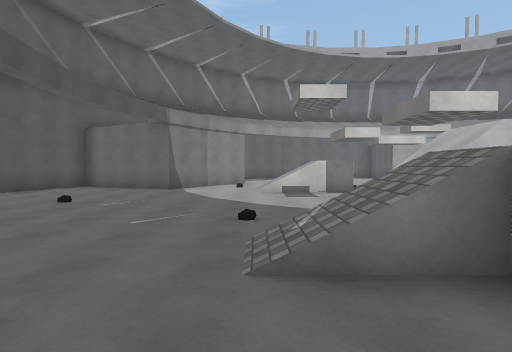
[1] (above)

20 first-person views from a walk through a scene from a Unity 3-D project. The camera is 1.5 m above the floor, tilts 2° down and sees 80° across. The floor is counted in squares, 2 m on a side. Each view is taken from the middle of a square. On the plan, view 1 faces up. The plan holds only what a view shows up to about 10 squares ahead; the rest is blank. The place goes on beyond the plan. The player is left out. Surface patterns are stand-ins for the level's own textures.

[2]
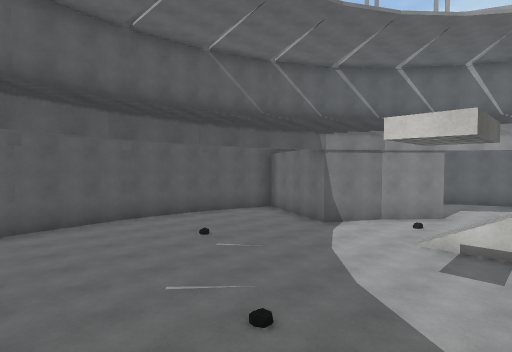

[3]
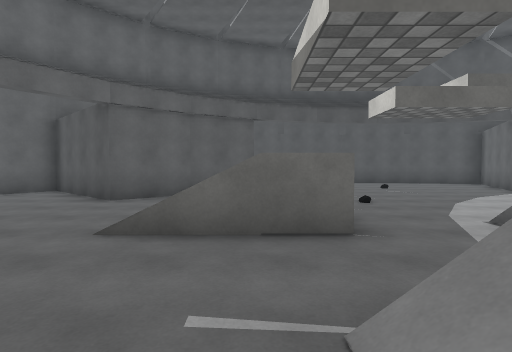

[4]
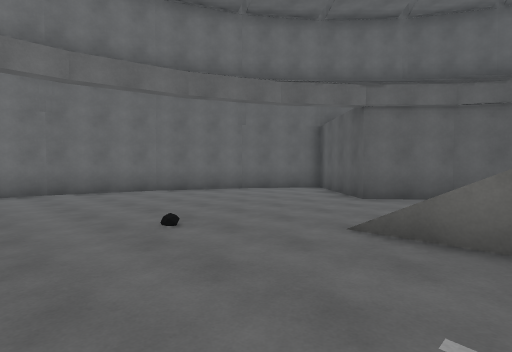

[5]
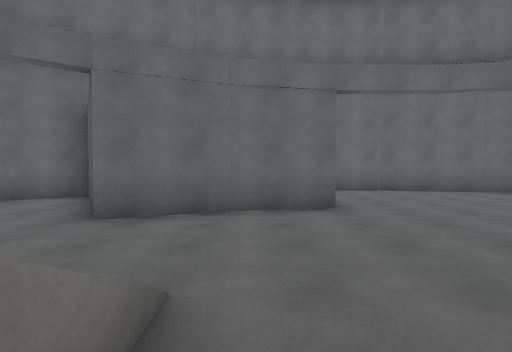

[6]
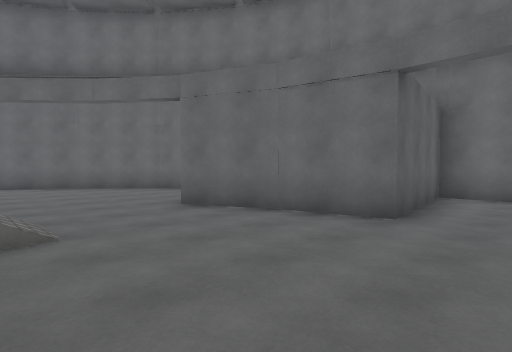

[7]
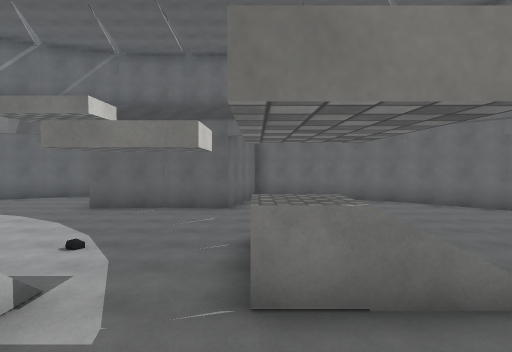

[8]
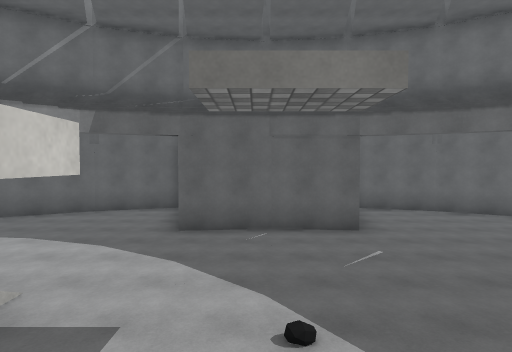

[9]
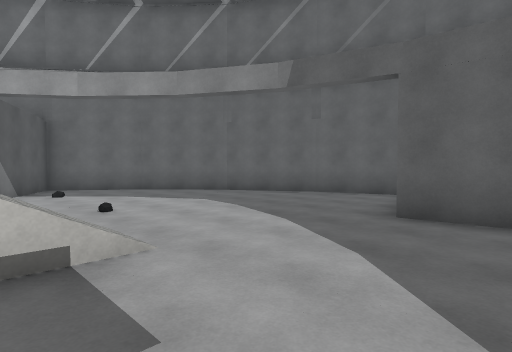

[10]
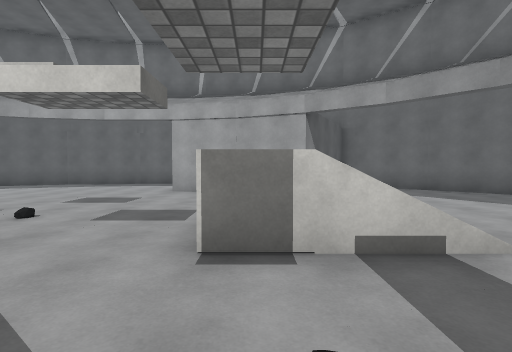

[11]
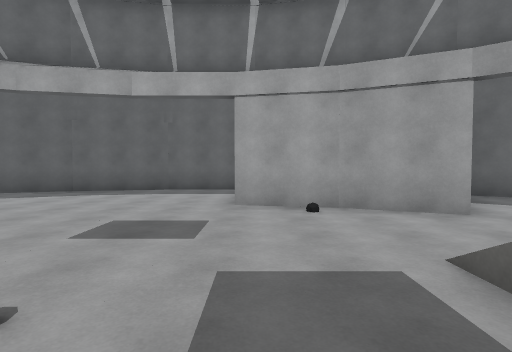

[12]
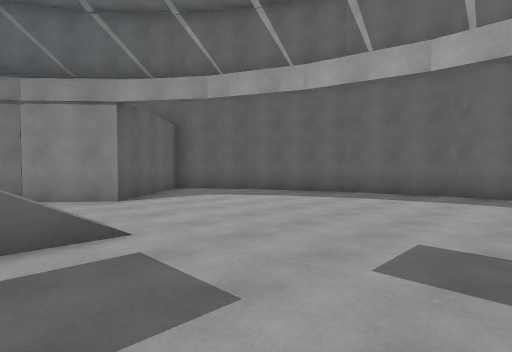

[13]
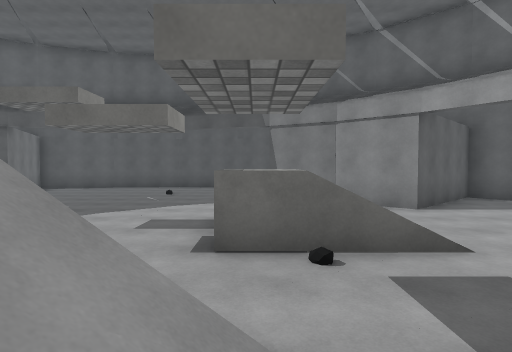

[14]
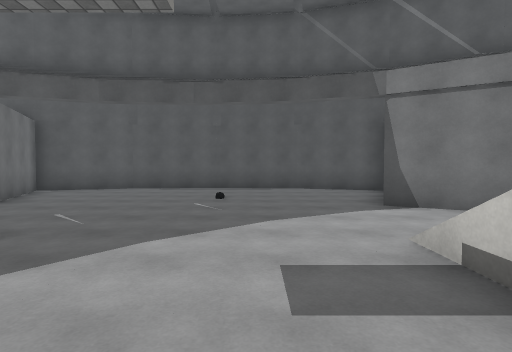

[15]
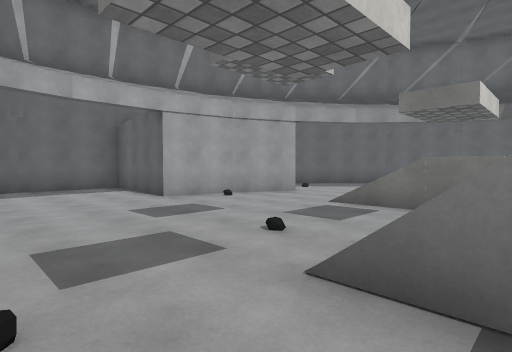

[16]
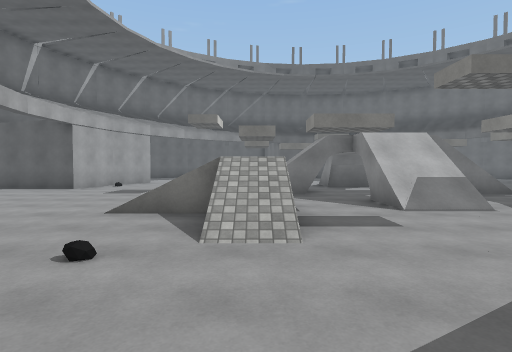

[17]
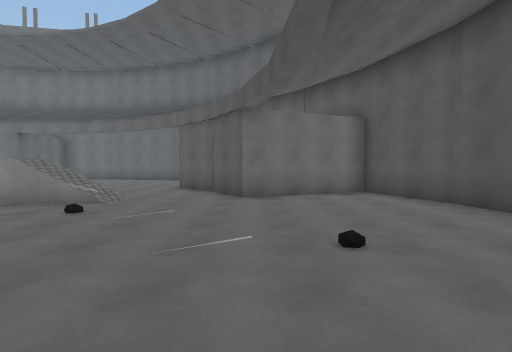

[18]
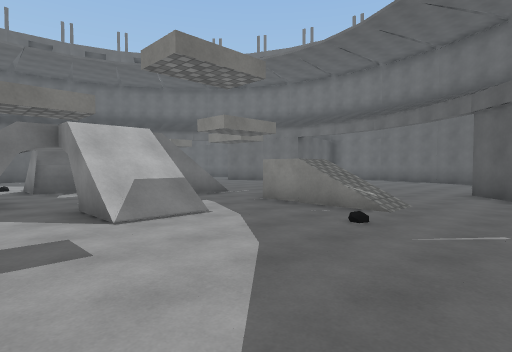

[19]
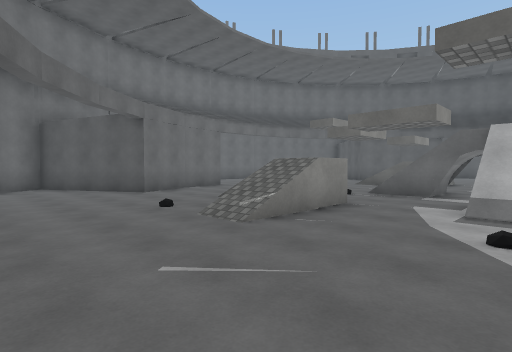

[20]
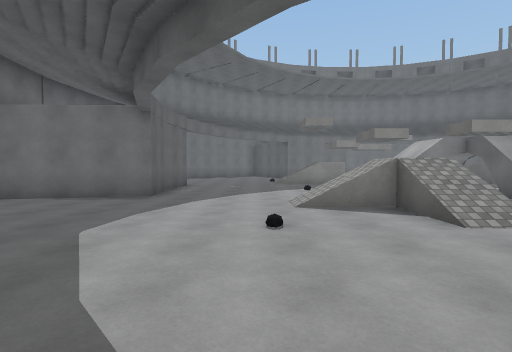

### Floor plan
Key: @ floor where view 1 was taken; # wall or solid block; . main floor; : floor 1.75 m higher than the main floor; / step, stairs or slope; = window, fence, low wall or low ledge; O other object.
Columns run from 7 left of view 1 to 18 right of it. Each row starts with its distance up from view 1.
 19          ######
 18        ###....#
 17      ###......#   ###
 16     ##........#   #.###
 15     #.........#####...##
 14     ##........./##.....#
 13      ##................##
 12      ##.................##
 11 ##  ##...//...../........#
 10 #..##...O/O..... O.......#
  9 #......//:..//..://......#
  8 #...........//.........###
  7 #.........../...=.....##
  6 #........//#..///.....#
  5 #........//...#//.....#
  4 #....../....//........##
  3 #....../OO..//..OO/......
  2 #......///.... .  /......#
  1 #.####... .....././......#
  0 ###  #.@................##
 -1      ##.................#
 -2     ##.................##
 -3     #..........###....##
 -4     #.........## ##..##
 -5     ##........#   #.##
 -6      ###......#   ###
 -7        ########

Where each view was taken, in squares from view 1:
view 1: 0 up, 0 right, facing up
view 2: 2 up, 2 right, facing up-left
view 3: 2 up, 6 right, facing left
view 4: 2 up, 6 right, facing down-left
view 5: 2 up, 8 right, facing down
view 6: 1 up, 5 right, facing down-right
view 7: 3 up, 6 right, facing right
view 8: 6 up, 8 right, facing right
view 9: 6 up, 10 right, facing up-right
view 10: 6 up, 9 right, facing up
view 11: 9 up, 7 right, facing up
view 12: 10 up, 6 right, facing up-left
view 13: 9 up, 6 right, facing left
view 14: 7 up, 3 right, facing left
view 15: 8 up, 3 right, facing up-right
view 16: 9 up, 3 left, facing right
view 17: 9 up, 3 left, facing down
view 18: 8 up, 2 left, facing down-right
view 19: 6 up, 14 right, facing down-left
view 20: 15 up, 12 right, facing down
